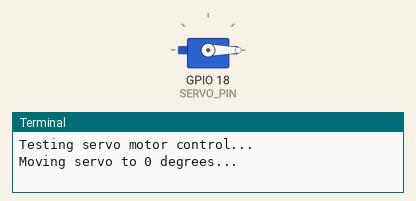
Simulated run of this program. Board: Raspberry Pi (BCM pin numbers). Shown: servo, the last lines printed to the terminal. Servo angles are drawn from the pulse width (0.5 ms = 0°, 2.5 ms = 180°). At 7.0 s the program stops and its outputs stay as they are.

Above: at 0.1 s.
At 2.1 s:
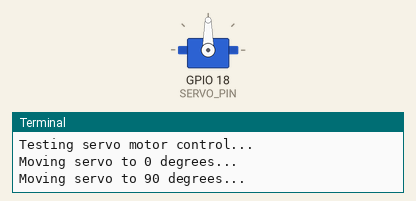
At 4.1 s:
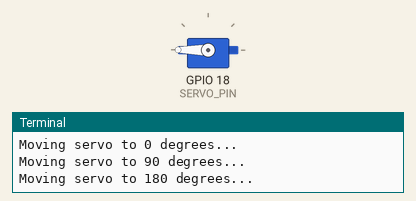
Timing chart, 0 to 7.5 s (numbered marks = the images above):
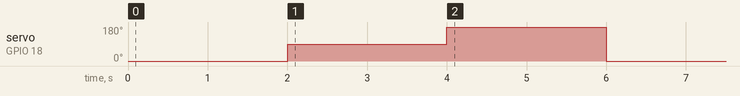

The program:

servos.py
```python
"""
AIPI 590
WEEK 3 - LAB 3
___________________
SERVO MOTOR CONTROL

- Clone this code to your Raspberry Pi
- Fill in the required functions
- Run your code
- If it passes, push back to Edstem with Git
"""

import RPi.GPIO as GPIO
import time

# Setup GPIO mode
GPIO.setmode(GPIO.BCM)

"""
PIN CONFIGURATION:
Add the GPIO Pins for your H-Bridge here
"""
SERVO_PIN = 18  # PWM pin for duty cycle/angle control

"""
S0LUTION FUNCTION:
# ADD YOUR SOLUTION TO THE DESIGNATED AREA
# DO NOT ALTER THE SURROUNDING CODE
"""

def configure_servo():
    """
    Configure the GPIO pin for the servo motor.
    """
    ### BEGIN SOLUTION ###
    GPIO.setup(SERVO_PIN, GPIO.OUT)
    ### END SOLUTION ###

"""
S0LUTION FUNCTION:
# ADD YOUR SOLUTION TO THE DESIGNATED AREA
# DO NOT ALTER THE SURROUNDING CODE
"""

def control_servo(angle):
    """
    Move the servo to a specific angle.
    - The function takes the 'angle' argument
        - angle (int): Desired angle to set the servo (0 to 180 degrees).
    - Initialize the PWM pin at 50Hz
    - Start the PWM
    - Convert the 'angle' to duty cycle
    - Change the PWM duty cycle to the converted value.
    - Pause the code for 1 second
    - Stop the PWM.
    """
    ### BEGIN SOLUTION ###

    servo = GPIO.PWM(SERVO_PIN, 50)  # 50Hz PWM frequency for servos
    servo.start(0)  # Start PWM with 0% duty cycle
    duty = 2.5 + (angle / 180.0) * 10
    servo.ChangeDutyCycle(duty)
    time.sleep(1)  # Allow time to reach the position
    servo.stop()

    ### END SOLUTION ###

"""
TEST FUNCTION:
DO NOT REMOVE OR EDIT
ANY CODE BELOW THIS LINE
___________________
"""

def test_servo():
    """
    Tests the servo motor by moving it to 0, 90, and 180 degrees.
    """
    try:
        print("Testing servo motor control...")

        print("Moving servo to 0 degrees...")
        control_servo(0)
        time.sleep(1)

        print("Moving servo to 90 degrees...")
        control_servo(90)
        time.sleep(1)

        print("Moving servo to 180 degrees...")
        control_servo(180)
        time.sleep(1)

        print("Returning servo to 0 degrees...")
        control_servo(0)

        print("All tests passed!")
    except Exception as e:
        print(f"An error occurred: {e}")
    finally:
        GPIO.cleanup()

try:
    # Configure the servo motor
    configure_servo()

    # Test the servo
    test_servo()

except KeyboardInterrupt:
    print("Test interrupted by user.")
    GPIO.cleanup()
```

Measured:
- by itself, servo on GPIO 18 (SERVO_PIN): 0° → 90° at 2.0 s, → 180° 2.0 s later, → 0° 2.0 s later
